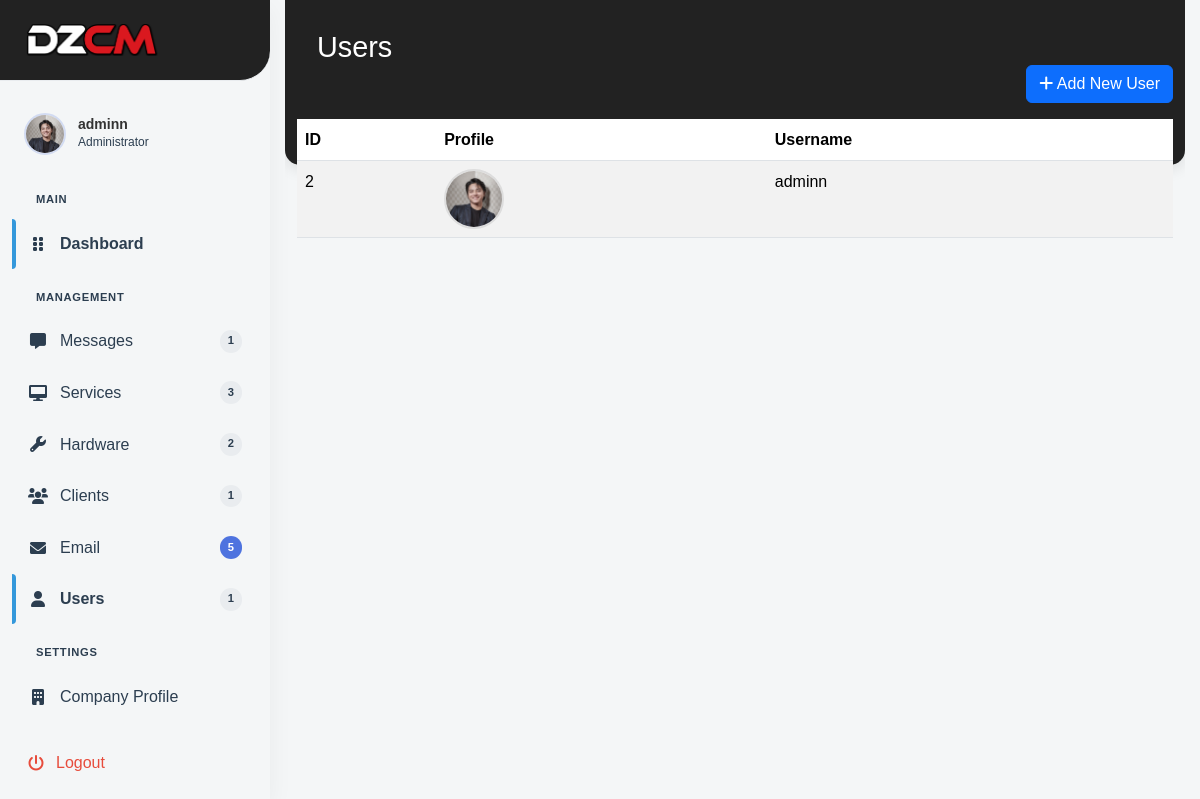
/Admin/index.php?page=users (signed in), run on the app's committed database.
### tables this page shows
CREATE TABLE `users` (
  `user_id` int(11) NOT NULL,
  `username` varchar(255) NOT NULL,
  `password` varchar(255) NOT NULL,
  `profile_image` varchar(255) DEFAULT NULL,
  `status` timestamp NOT NULL DEFAULT current_timestamp() ON UPDATE current_timestamp()
);

### Admin/includes/conn.php (called while the page is built)
<?php
function con(){
    $servername = "localhost";
    $username = "root";
    $password = "";
    $myDB = "dezcom";
    $conn = mysqli_connect($servername, $username, $password, $myDB);
    if ($conn->connect_error) {
        echo "Connection failed: " . $conn->connect_error;
    }else{
        return $conn;
    }
}
?>

### Admin/pages/users.php (the view, shortened to what this page needs)
<div class="dashboard-wrapper">
    <header class="dashboard-header">
        <div class="container">
            <h1 class="mb-0">Users</h1>
        </div>
    </header>
    <?php
    $page = isset($_GET['page']) ? (int)$_GET['page'] : 1;
    $page = max($page, 1);
    $recordsPerPage = 10;
    $offset = ($page - 1) * $recordsPerPage;
    $query = "
    SELECT * FROM users
    LIMIT $offset, $recordsPerPage
";
    $result = mysqli_query(con(), $query);
    ?>
    <div class="container">
        <div class="d-flex justify-content-end mb-3">
            <button id="addUserBtn" type="button" class="btn btn-primary" data-bs-toggle="modal" data-bs-target="#addUserModal">
                <i class="fas fa-plus"></i> Add New User
            </button>
        </div>
        <div class="hardware-table-container">
            <table class="table table-striped">
                <thead>
                    <tr>
                        <th>ID</th>
                        <th>Profile</th>
                        <th>Username</th>
                    </tr>
                </thead>
                <tbody>
                    <?php while ($users = mysqli_fetch_assoc($result)): ?>
                        <tr class="user-row"
                            data-user-id="<?php echo $users['user_id']; ?>"
                            data-username="<?php echo htmlspecialchars($users['username']); ?>"
                            data-image="<?php echo htmlspecialchars($users['profile_image']); ?>"
                            data-bs-toggle="modal" data-bs-target="#editUserModal">
                            <td><?php echo htmlspecialchars($users['user_id']); ?></td>
                            <td>
                                <?php if ($users['profile_image']): ?>
                                    <img src="includes/uploads/users/<?php echo htmlspecialchars($users['profile_image']); ?>"
                                        alt="User Profile Image"
                                        class="profile-image"
                                        style="
                            width: 60px;
                            height: 60px;
                            border-radius: 50%;
                            object-fit: cover;
                            border: 2px solid #ddd;
                        ">
                                <?php endif; ?>
                            </td>
                            <td><?php echo htmlspecialchars($users['username']); ?></td>
                        </tr>
                    <?php endwhile; ?>
                </tbody>
            </table>
        </div>
    </div>
</div>

### Admin/assets/css/dashboard.css (style rules this page uses)
:root { --primary-color: #3498db; --primary-dark: #2980b9; --secondary-color: #2ecc71; --background-color: #f4f6f7; --text-color: #2c3e50; --sidebar-width: 270px; --header-color: #222222; }
* { margin: 0; padding: 0; box-sizing: border-box; }
body, html { height: 100%; overflow-x: hidden; }
body { font-family: "Arial", sans-serif; background-color: var(--background-color); color: var(--text-color); line-height: 1.6; }
.service-row, .service-feature-row, .clients-row, .hardware-row, .user-row { cursor: pointer; }
.dashboard-header { background: var(--header-color); color: white; padding: 30px 0 100px; margin-bottom: -100px; text-align: left; box-shadow: 0 4px 15px rgba(0, 0, 0, 0.1); border-radius: 0 0 15px 15px; position: relative; z-index: 1; }
.dashboard-header h1 { font-size: 1.8rem; font-weight: 500; margin: 0; padding-left: 20px; }
.container { position: relative; z-index: 2; }
.dashboard-wrapper { overflow: hidden; padding: 0 0; }

### data on the page
users: user_id "2", profile_image (picture), username "adminn"

### other printed values
$_SESSION['username'] "adminn"
$totalServices "3"
$totalHardware "2"
$totalClients "1"
$totalQuotes "5"
$totalUsers "1"
